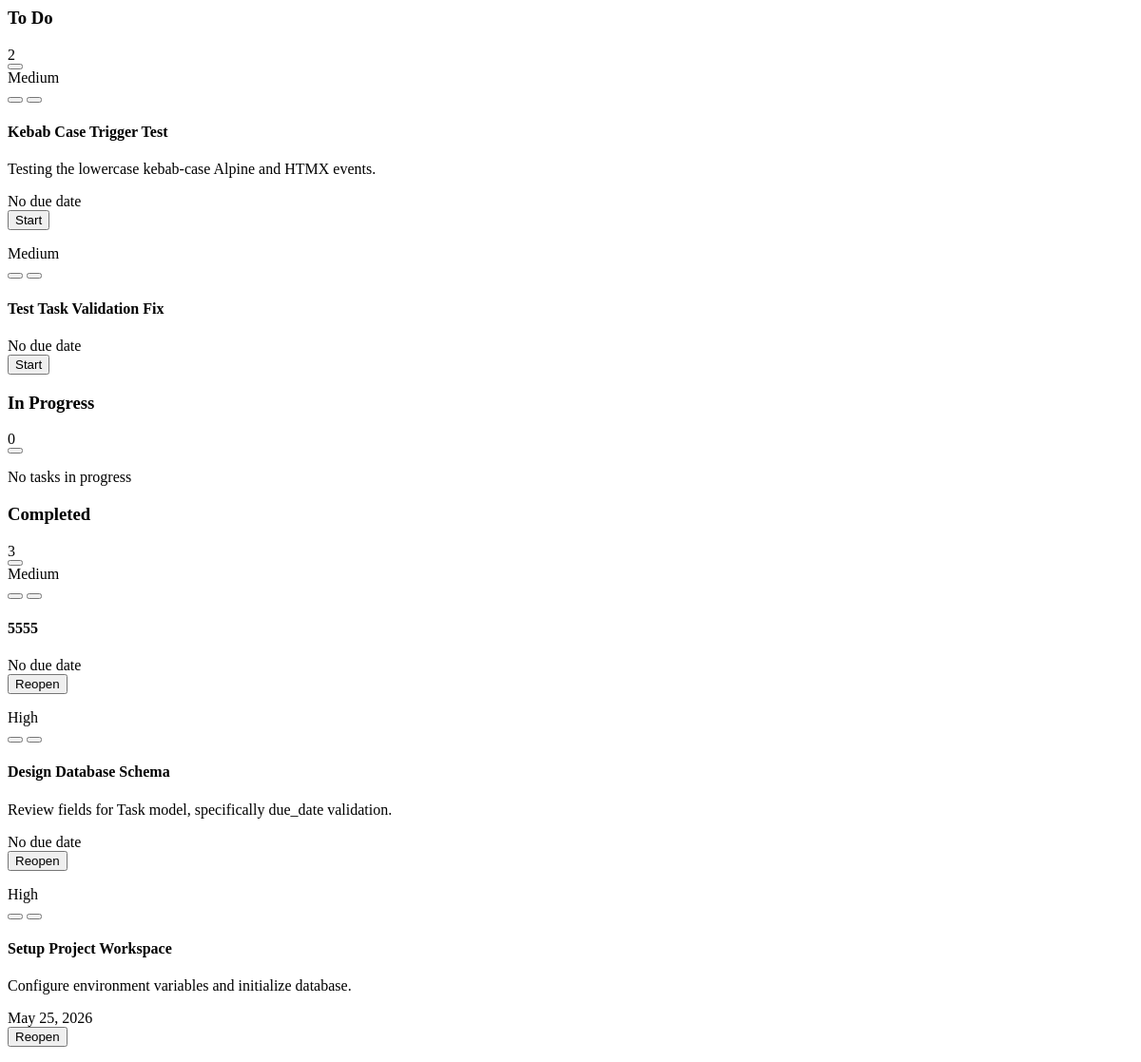
/partial/, run on an earlier commit of the app's database.
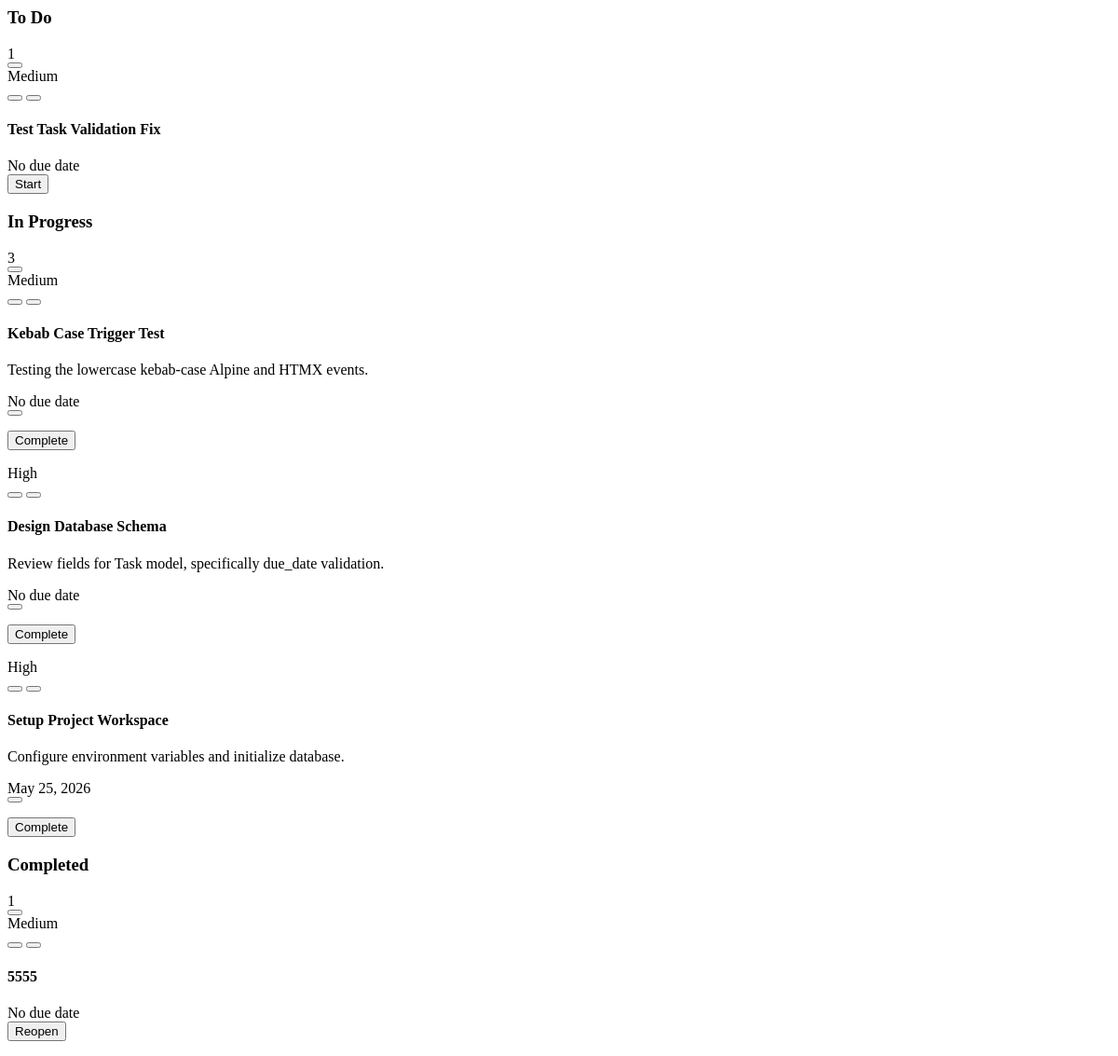
And on a later commit of the database.
### tasks/models.py (models this page shows, shortened)
class Task(models.Model):
    STATUS_CHOICES = [
        ('todo', 'To Do'),
        ('in_progress', 'In Progress'),
        ('completed', 'Completed'),
    ]
    PRIORITY_CHOICES = [
        ('low', 'Low'),
        ('medium', 'Medium'),
        ('high', 'High'),
    ]
    title = models.CharField(max_length=200)
    description = models.TextField(blank=True, default='')
    status = models.CharField(max_length=20, choices=STATUS_CHOICES, default='todo')
    priority = models.CharField(max_length=10, choices=PRIORITY_CHOICES, default='medium')
    due_date = models.DateField(null=True, blank=True)
    created_at = models.DateTimeField(auto_now_add=True)
    updated_at = models.DateTimeField(auto_now=True)
    class Meta:
        ordering = ['due_date', '-priority', '-created_at']

### tasks/views.py (the view)
# urls.py: path('partial/', views.task_list_partial, name='list_partial'),
def task_list_partial(request):
    q = request.GET.get('q', '').strip()
    priority = request.GET.get('priority', '').strip()
    view_type = request.GET.get('view_type', 'kanban').strip()
    tasks = Task.objects.all()
    if q:
        tasks = tasks.filter(Q(title__icontains=q) | Q(description__icontains=q))
    if priority:
        tasks = tasks.filter(priority=priority)
    context = {
        'view_type': view_type,
        'q': q,
        'priority': priority,
    }
    if view_type == 'kanban':
        context.update({
            'todo_tasks': tasks.filter(status='todo'),
            'in_progress_tasks': tasks.filter(status='in_progress'),
            'completed_tasks': tasks.filter(status='completed'),
        })
    else:
        context.update({
            'tasks': tasks
        })
    return render(request, 'tasks/partials/task_list_container.html', context)

### tasks/templates/tasks/partials/task_list_container.html (shortened to what the changed rows need)
{% if view_type == 'kanban' %}
<div class="grid grid-cols-1 lg:grid-cols-3 gap-6">
    <div class="flex flex-col bg-slate-900/30 border border-slate-900/50 rounded-3xl p-5 min-h-[500px]">
        <div class="flex items-center justify-between mb-5">
            <div class="flex items-center gap-2">
                <h3 class="font-outfit font-bold text-slate-200">To Do</h3>
                <span class="px-2 py-0.5 text-xs font-semibold bg-amber-400/10 text-amber-400 rounded-full border border-amber-400/20">
                    {{ todo_tasks.count }}
                </span>
            </div>
            <button hx-get="{% url 'tasks:create' %}?status=todo"
                    hx-target="#modal-content"
                    @click="$dispatch('open-modal')"
                    class="h-7 w-7 rounded-lg bg-slate-800/80 hover:bg-slate-800 text-slate-400 hover:text-slate-200 flex items-center justify-center transition cursor-pointer">
            </button>
        </div>
        <div class="flex-1 flex flex-col gap-3 custom-scrollbar overflow-y-auto">
            {% for task in todo_tasks %}
                {% include 'tasks/partials/task_card.html' with task=task view_type='kanban' %}
            {% empty %}
                <div class="flex flex-col items-center justify-center py-12 border-2 border-dashed border-slate-800/50 rounded-2xl text-slate-500">
                    <i class="fa-solid fa-circle-plus text-lg mb-2 opacity-50"></i>
                    <p class="text-xs">No tasks to do</p>
                </div>
            {% endfor %}
        </div>
    </div>
    <div class="flex flex-col bg-slate-900/30 border border-slate-900/50 rounded-3xl p-5 min-h-[500px]">
        <div class="flex items-center justify-between mb-5">
            <div class="flex items-center gap-2">
                <h3 class="font-outfit font-bold text-slate-200">In Progress</h3>
                <span class="px-2 py-0.5 text-xs font-semibold bg-blue-400/10 text-blue-400 rounded-full border border-blue-400/20">
                    {{ in_progress_tasks.count }}
                </span>
            </div>
            <button hx-get="{% url 'tasks:create' %}?status=in_progress"
                    hx-target="#modal-content"
                    @click="$dispatch('open-modal')"
                    class="h-7 w-7 rounded-lg bg-slate-800/80 hover:bg-slate-800 text-slate-400 hover:text-slate-200 flex items-center justify-center transition cursor-pointer">
            </button>
        </div>
        <div class="flex-1 flex flex-col gap-3 custom-scrollbar overflow-y-auto">
            {% for task in in_progress_tasks %}
                {% include 'tasks/partials/task_card.html' with task=task view_type='kanban' %}
            {% empty %}
                <div class="flex flex-col items-center justify-center py-12 border-2 border-dashed border-slate-800/50 rounded-2xl text-slate-500">
                    <p class="text-xs">No tasks in progress</p>
                </div>
            {% endfor %}
        </div>
    </div>
    <div class="flex flex-col bg-slate-900/30 border border-slate-900/50 rounded-3xl p-5 min-h-[500px]">
        <div class="flex items-center justify-between mb-5">
            <div class="flex items-center gap-2">
                <h3 class="font-outfit font-bold text-slate-200">Completed</h3>
                <span class="px-2 py-0.5 text-xs font-semibold bg-emerald-400/10 text-emerald-400 rounded-full border border-emerald-400/20">
                    {{ completed_tasks.count }}
                </span>
            </div>
            <button hx-get="{% url 'tasks:create' %}?status=completed"
                    hx-target="#modal-content"
                    @click="$dispatch('open-modal')"
                    class="h-7 w-7 rounded-lg bg-slate-800/80 hover:bg-slate-800 text-slate-400 hover:text-slate-200 flex items-center justify-center transition cursor-pointer">
            </button>
        </div>
        <div class="flex-1 flex flex-col gap-3 custom-scrollbar overflow-y-auto">
            {% for task in completed_tasks %}
                {% include 'tasks/partials/task_card.html' with task=task view_type='kanban' %}
            {% empty %}
                <div class="flex flex-col items-center justify-center py-12 border-2 border-dashed border-slate-800/50 rounded-2xl text-slate-500">
                    <i class="fa-solid fa-square-check text-lg mb-2 opacity-50"></i>
                    <p class="text-xs">No tasks completed</p>
                </div>
            {% endfor %}
        </div>
    </div>
</div>
{% endif %}

### tasks/templates/tasks/partials/task_card.html (shortened to what the changed rows need)
<div class="bg-slate-900 border border-slate-900 hover:border-slate-800 rounded-2xl p-4 shadow-md hover:shadow-lg transition duration-200 group flex flex-col justify-between gap-3">
    <div class="flex items-center justify-between gap-2">
        <div>
            {% if task.priority == 'high' %}
                <span class="inline-flex items-center gap-1.5 px-2.5 py-0.5 rounded-full text-[10px] font-bold bg-rose-500/10 text-rose-400 border border-rose-500/20">
                     High
                </span>
            {% elif task.priority == 'medium' %}
                <span class="inline-flex items-center gap-1.5 px-2.5 py-0.5 rounded-full text-[10px] font-bold bg-blue-500/10 text-blue-400 border border-blue-500/20">
                     Medium
                </span>
            {% else %}
                <span class="inline-flex items-center gap-1.5 px-2.5 py-0.5 rounded-full text-[10px] font-bold bg-slate-500/10 text-slate-400 border border-slate-500/20">
                    <span class="h-1 w-1 rounded-full bg-slate-400"></span> Low
                </span>
            {% endif %}
        </div>
        <div class="flex items-center gap-1.5 opacity-0 group-hover:opacity-100 transition duration-150">
            <button hx-get="{% url 'tasks:edit' task.pk %}"
                    hx-target="#modal-content"
                    @click="$dispatch('open-modal')"
                    class="h-6 w-6 rounded bg-slate-800 hover:bg-slate-700 text-slate-400 hover:text-slate-200 flex items-center justify-center transition cursor-pointer"
                    title="Edit Task">
            </button>
            <button hx-get="{% url 'tasks:delete' task.pk %}"
                    hx-target="#modal-content"
                    @click="$dispatch('open-modal')"
                    class="h-6 w-6 rounded bg-slate-800 hover:bg-slate-700 text-rose-400 hover:text-rose-400 flex items-center justify-center transition cursor-pointer"
                    title="Delete Task">
            </button>
        </div>
    </div>
    <div>
        <h4 hx-get="{% url 'tasks:detail' task.pk %}"
            hx-target="#modal-content"
            @click="$dispatch('open-modal')"
            class="font-semibold text-slate-100 hover:text-indigo-400 transition leading-snug cursor-pointer">
            {{ task.title }}
        </h4>
        {% if task.description %}
            <p class="text-xs text-slate-400 mt-1.5 line-clamp-2 leading-relaxed">
                {{ task.description }}
            </p>
        {% endif %}
    </div>
    <div class="flex items-center justify-between border-t border-slate-800/40 pt-3 mt-1 gap-2">
        <div>
            {% if task.due_date %}
                <span class="inline-flex items-center text-[10px] text-slate-400">
                    {{ task.due_date|date:"M d, Y" }}
                </span>
            {% else %}
                <span class="text-[10px] text-slate-600">No due date</span>
            {% endif %}
        </div>
        <div class="flex items-center gap-1">
            {% if task.status == 'todo' %}
                <form hx-post="{% url 'tasks:update_status' task.pk %}" hx-trigger="submit" class="m-0">
                    <button type="submit"
                            class="h-6 px-2 text-[10px] bg-slate-850 hover:bg-slate-800 text-slate-400 hover:text-indigo-400 rounded-lg border border-slate-800/80 transition flex items-center gap-1 cursor-pointer">
                        Start
                    </button>
                </form>
            {% elif task.status == 'in_progress' %}
                <form hx-post="{% url 'tasks:update_status' task.pk %}" hx-trigger="submit" class="m-0">
                    <button type="submit"
                            class="h-6 w-6 bg-slate-850 hover:bg-slate-800 text-slate-400 hover:text-slate-200 rounded-lg border border-slate-800/80 transition flex items-center justify-center cursor-pointer"
                            title="Move back to To Do">
                    </button>
                </form>
                <form hx-post="{% url 'tasks:update_status' task.pk %}" hx-trigger="submit" class="m-0">
                    <button type="submit"
                            class="h-6 px-2 text-[10px] bg-slate-850 hover:bg-slate-800 text-slate-400 hover:text-emerald-400 rounded-lg border border-slate-800/80 transition flex items-center gap-1 cursor-pointer">
                        Complete
                    </button>
                </form>
            {% elif task.status == 'completed' %}
                <form hx-post="{% url 'tasks:update_status' task.pk %}" hx-trigger="submit" class="m-0">
                    <button type="submit"
                            class="h-6 px-2 text-[10px] bg-slate-850 hover:bg-slate-800 text-slate-400 hover:text-slate-200 rounded-lg border border-slate-800/80 transition flex items-center gap-1 cursor-pointer">
                         Reopen
                    </button>
                </form>
            {% endif %}
        </div>
    </div>
</div>

What changed in the data, as far as the page shows it:
changed Task "Kebab Case Trigger Test": moves from the list under "To Do" to the list under "In Progress"
changed Task "Design Database Schema": moves from the list under "Completed" to the list under "In Progress"
changed Task "Setup Project Workspace": moves from the list under "Completed" to the list under "In Progress"
Also different on the page:
{{ todo_tasks.count }}: "2" → "1"
{{ in_progress_tasks.count }}: "0" → "3"
{{ completed_tasks.count }}: "3" → "1"
text no longer shown: "No tasks in progress"
